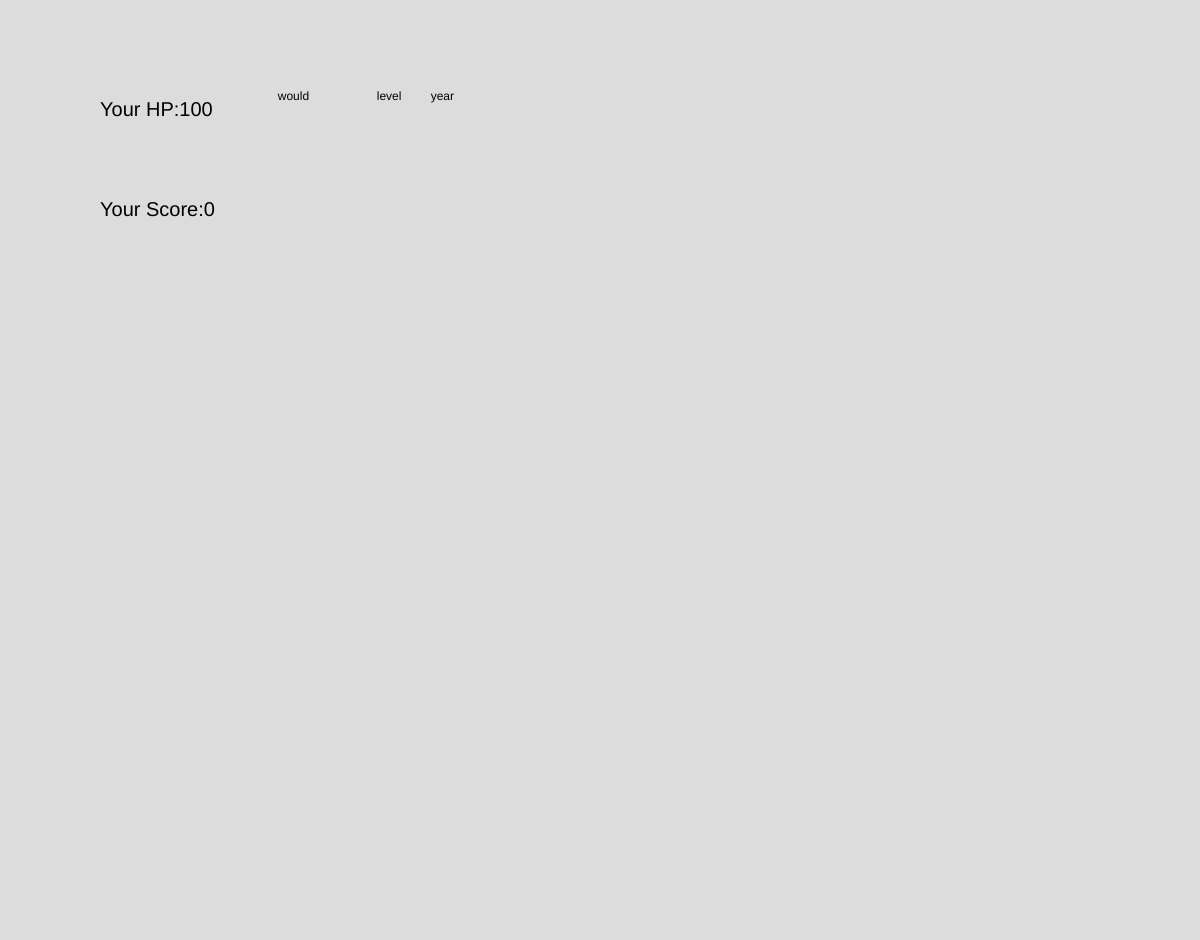
Frame 1 (no input)
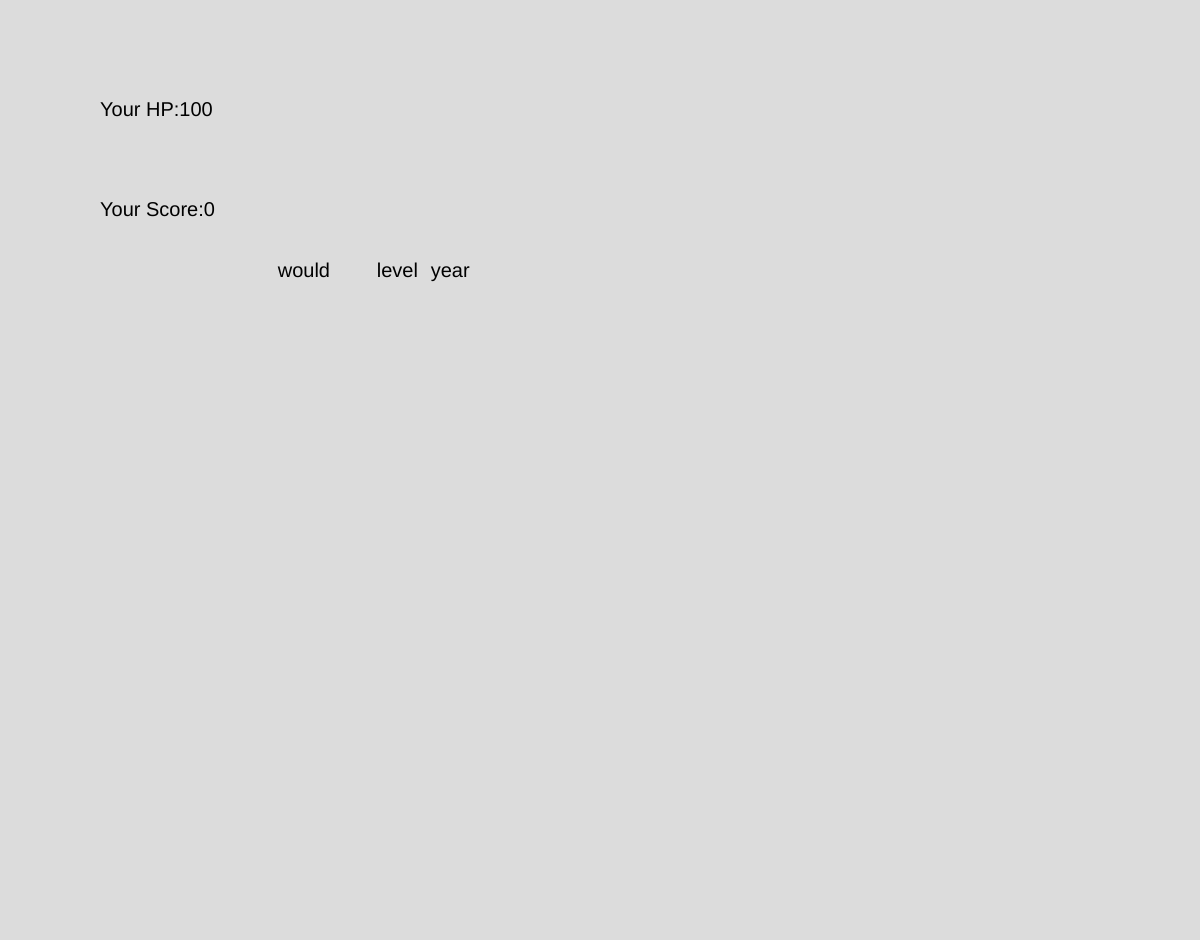
Frame 60 (no input)
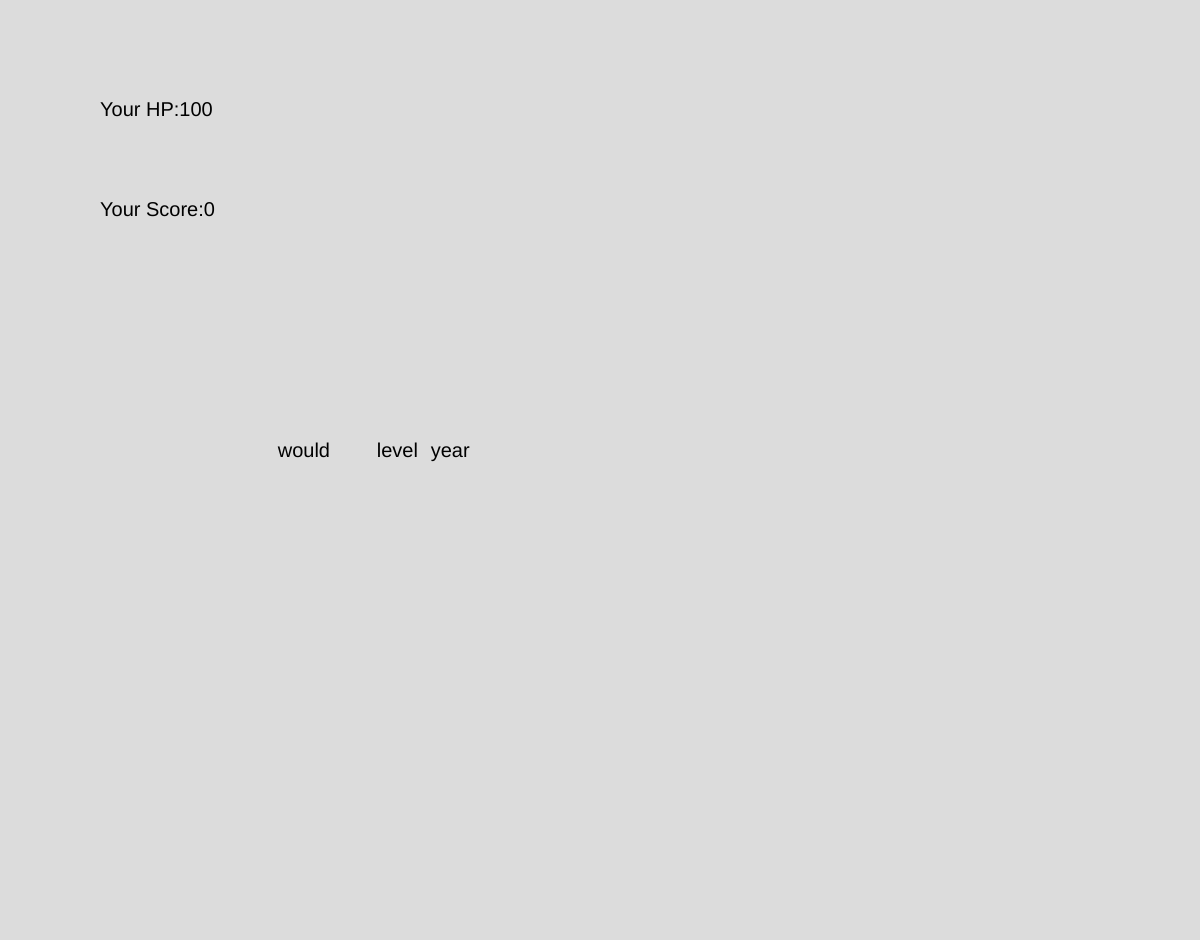
Frame 120 (the mouse pressed at the canvas centre since frame 60)

The p5.js sketch that drew these frames (run headless with seeded random() and noise() and a simulated clock; from frame 60 on, the mouse is pressed at the canvas centre):

// p5.js sketch
// ── sketch.js
let wordselection = "When will life return to normal? While the best vaccines are thought to be 95% effective, it takes a coordinated campaign to stop a pandemic. Anthony Fauci, the top infectious-disease official in the U.S., has said that vaccinating 70% to 85% of the U.S. population would enable a return to normalcy.On a global scale, that’s a daunting level of vaccination. At the current pace of 26.8 million a day, it would take another year to achieve a high level of global immunity. The rate, however, is steadily increasing, and new vaccines by additional manufacturers are coming to market."
let vs = [];
let typeWord = ''
let hp = 100
let score = 0
let alphabet = ['a', 'b', 'c', 'd', 'e', 'f', 'g', 'h', 'i', 'j', 'k', 'l', 'm', 'n', 'o', 'p', 'q', 'r', 's', 't', 'u', 'v', 'w', 'x', 'y', 'z']

class Word{
  constructor(w,x,y,color){
      this.w = w;
      this.x = x;
      this.y = y;
      this.color = color;
  }
  display(){
      fill(this.color);
      text(this.w,this.x,this.y);
  }
}

function getRandomWord(){
  return random(wordselection.split(" "));
}

function setup() {
  createCanvas(windowWidth,windowHeight-60);
  background(220);
  for (let index = 0; index < 3; index++) {
      word = new Word(getRandomWord(),random(50,width-50),100,"rgb(0,0,0)");
      vs.push(word);
  }
}

function showWord(w,x,y,xsize,ysize){
  textSize(20);
  text(w,x,y,xsize,ysize);
} 

function windowResized() {
    setup();
}

function draw(){
  background(220);
  for (let index = 0; index < vs.length; index++) {
      vs[index].display();
      if (vs[index].y>height){
          hp -= vs[index].w.length
          vs[index].w = getRandomWord();
          vs[index].y = 50;
          vs[index].x = random(50,width-50);
          typeWord = "";
      }else{
          vs[index].y += 3;
      }
  }

  for (let index = 0; index < vs.length; index++) {
    if (typeWord === vs[index].w){
      score += vs[index].w.length
      vs[index].w = getRandomWord();
      vs[index].y = 50;
      vs[index].x = random(50,width-50);
      typeWord = "";
    }
  }

  showWord(typeWord,width/2,height-100,1000,1000)
  showWord("Your HP:" + hp,100,100,1000,1000)
  showWord("Your Score:" + score,100,200,1000,1000)
}

function keyTyped() {
    if (key === ' '){
      return
    }
    if (keyCode === BACKSPACE || keyCode === DELETE){
      typeWord=typeWord.slice(0,-1);
    } else if (keyCode === ENTER){
      typeWord = ''
    } else{
      typeWord += key
    }
  }
